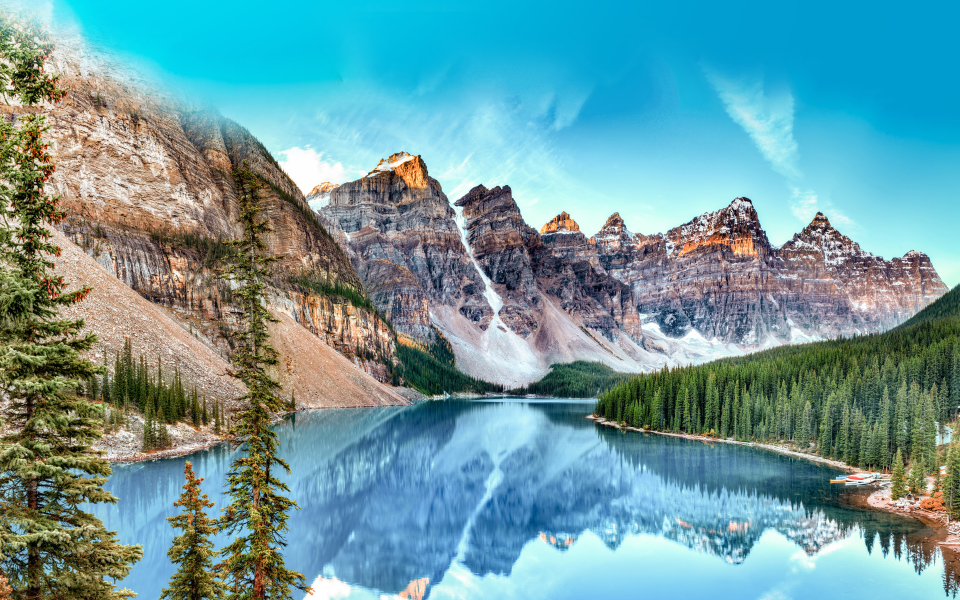
//> input picture Resources/GreenDetail.jpg, 2880 x 1800 px (shown at 1/3 size)
$ ./E7   (built with g++ and OpenCV 4)
//> lines starting //> are read from the running program, lines starting //| are printed output that depends on the picture; after the words box and inside, x2 and y2 are one past the last pixel; in counts of white or black regions, pixels touching at a corner belong together
#include <opencv2/opencv.hpp>
#include <stdio.h>
#include <iostream>


int main(int argc, char** argv){
    std::string path = "../Resources/GreenDetail.jpg";
    cv::Mat img, mod;

    if (argc >1){
        cv::Mat img = cv::imread(argv[1],-1);
}

    cv::namedWindow("img", cv::WINDOW_AUTOSIZE);
    cv::namedWindow("mod", cv::WINDOW_AUTOSIZE);
    if( img.empty()) {
        img = cv::imread(path, cv::IMREAD_ANYCOLOR);
//> img is the input picture: 1800 rows x 2880 cols, CV_8UC3; mean B, G, R 159.7, 154.4, 108.2
        if( img.empty()) {
            std::cout << "No image provided";
            return -1;
        }
    }
    // Format the image
    cv::Mat fImg = img.clone();
    cv::cvtColor(fImg,fImg,cv::COLOR_BGR2HSV);
//> fImg: 1800 rows x 2880 cols, CV_8UC3; mean H, S, V 75.6, 122, 176.6
    while(fImg.rows > 750 || fImg.cols > 1000){
        cv::pyrDown(fImg,fImg);
    }

    // Do image processing here

    cv::Mat blueMask, saturationMask;
    cv::Mat copy1 = fImg.clone(), copy2 = copy1.clone();

    cv::Mat splice[3];
    cv::split(copy1, splice);
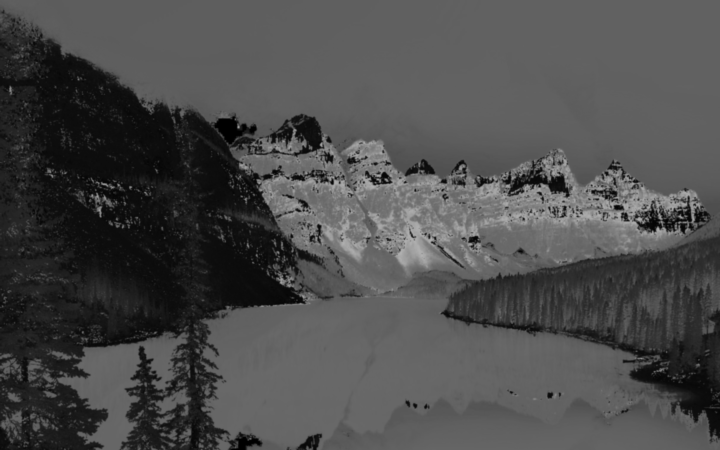
//> splice[0]: 450 rows x 720 cols, CV_8UC1; min 0, max 176, mean 75.6
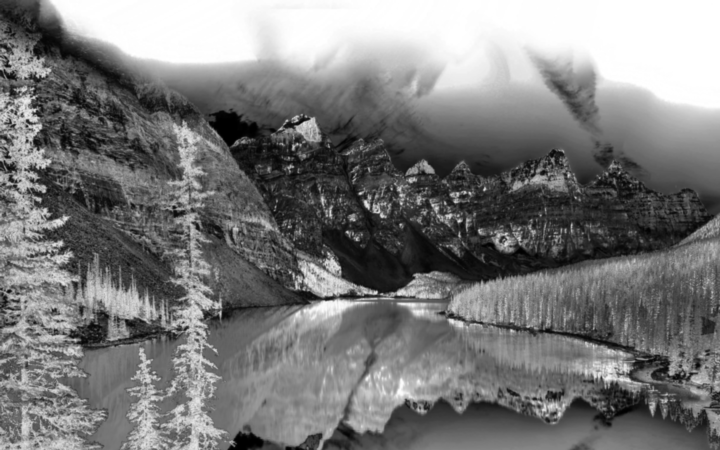
//> splice[1]: 450 rows x 720 cols, CV_8UC1; min 0, max 255, mean 122.1
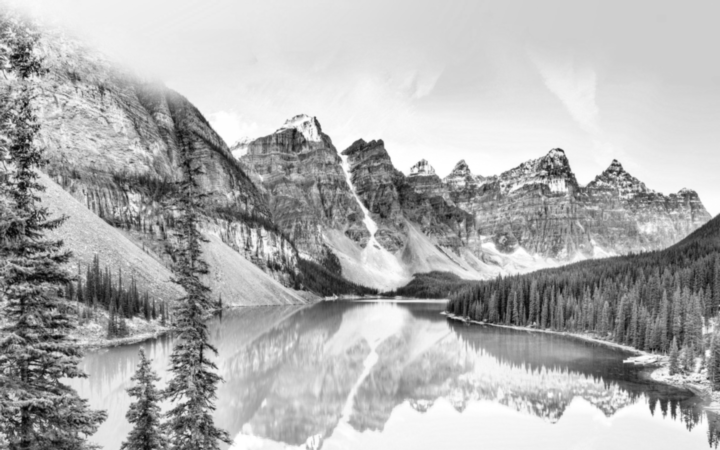
//> splice[2]: 450 rows x 720 cols, CV_8UC1; min 3, max 255, mean 176.6
    cv::Mat hue = splice[0];
    cv::Mat saturation = splice[1];
    cv::Mat vibrance = splice[2];


    // cv::threshold(hue, blueMask,300, 300, cv::THRESH_TOZERO_INV);
    // cv::threshold(blueMask, blueMask,241, 241, cv::THRESH_TOZERO);

    cv::compare(splice[0],135,blueMask,cv::CMP_GE); // blue is generally within the 180-270 range of color
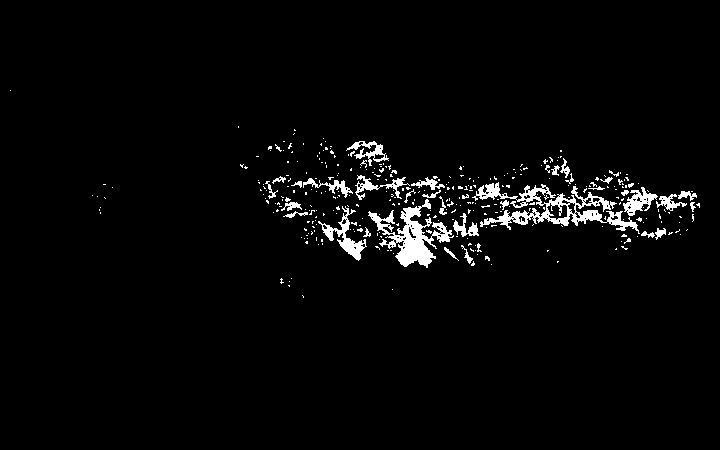
//> blueMask: 450 rows x 720 cols, CV_8UC1; 3% white; 341 white regions (304 under 20 px), largest, box (x1, y1, x2, y2) and area: (472, 182, 640, 234) 2446, (368, 199, 454, 268) 2030, (318, 206, 367, 261) 667
    cv::compare(hue,90,blueMask,cv::CMP_LE);
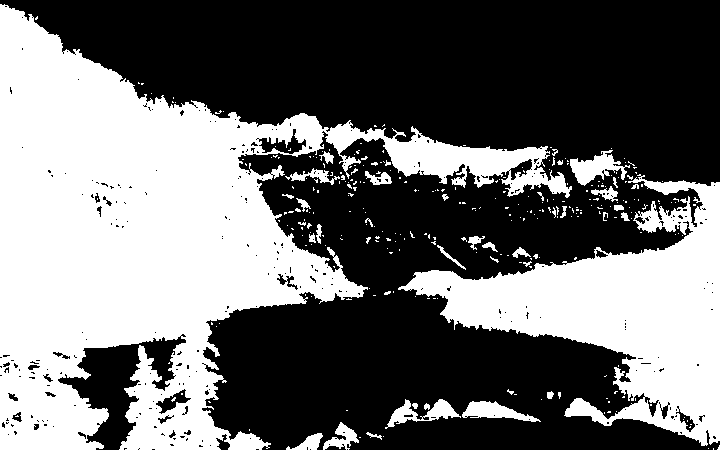
//> blueMask: 450 rows x 720 cols, CV_8UC1; 42.7% white; 303 white regions (265 under 20 px), largest, box (x1, y1, x2, y2) and area: (0, 4, 572, 450) 98114, (398, 174, 720, 446) 33937, (570, 150, 630, 186) 983
    cv::compare(blueMask,cv::Scalar(0,0,0), blueMask,cv::CMP_EQ); // Invert the mask, if an element isn't equal to zero, make it zero, and vice versa
    std::cout << "Showing the blue mask Inverted to get correct masking" << std::endl;
    cv::imshow("blueMask", blueMask);
    cv::waitKey(0);

    cv::compare(saturation,100,saturationMask,cv::CMP_GE);
//> saturationMask: 450 rows x 720 cols, CV_8UC1; 57.9% white; 662 black regions (561 under 20 px), largest, box (x1, y1, x2, y2) and area: (0, 0, 720, 379) 88207, (322, 265, 720, 450) 22244, (24, 161, 191, 324) 11495
    cv::bitwise_and(blueMask,saturationMask, blueMask,blueMask);
    std::cout << "Filtered the blue mask  using saturation" << std::endl;
    cv::imshow("blueMask", blueMask);
    cv::waitKey(0);

    cv::Mat inverseMask = blueMask.clone();
    cv::compare(blueMask,cv::Scalar(0,0,0), inverseMask,cv::CMP_EQ); // Invert the mask, if an element isn't equal to zero, make it zero, and vice versa
//> inverseMask: 450 rows x 720 cols, CV_8UC1; 61.6% white; 400 black regions (346 under 20 px), largest, box (x1, y1, x2, y2) and area: (38, 0, 720, 180) 75516, (202, 289, 632, 450) 35217, (404, 426, 691, 450) 4598
    cv::morphologyEx(blueMask,blueMask,cv::MORPH_CLOSE,cv::Mat(),cv::Point(-1,-1),2);
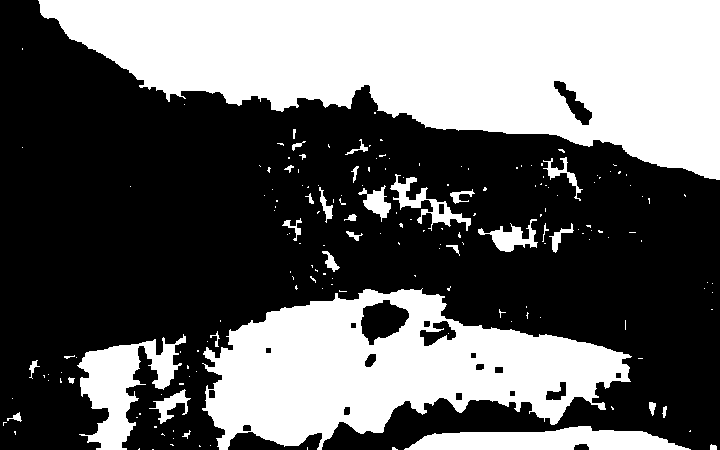
//> blueMask: 450 rows x 720 cols, CV_8UC1; 40.1% white; 180 white regions (146 under 20 px), largest, box (x1, y1, x2, y2) and area: (38, 0, 720, 180) 75916, (202, 288, 632, 450) 38419, (77, 334, 186, 450) 5366
    // cv::morphologyEx(blueMask,blueMask,cv::MORPH_OPEN,cv::Mat());
    // cv::morphologyEx(blueMask,blueMask,cv::MORPH_CLOSE,cv::Mat());
    std::cout << "Blue Mask: Morphological opening" << std::endl;
    cv::imshow("blueMask", blueMask);
    cv::waitKey(0);

    // cv::Mat expandedBlueMask;
    // cv::dilate(blueMask,expandedBlueMask,cv::Mat());
    cv::subtract(copy1,copy1,copy1,blueMask); // delete all the areas that are within the blueMask
//> copy1: 450 rows x 720 cols, CV_8UC3; mean H, S, V 36.2, 51.7, 93.8
    // cv::subtract(copy2,copy2,copy2,inverseMask); // delete all the areas outside the blueMask
    cv::boxFilter(copy2,copy2,-1,cv::Size(5,5)); // blurr the areas remaining in the copy2, which is the blueMask
//> copy2: 450 rows x 720 cols, CV_8UC3; mean H, S, V 75.6, 122.1, 176.6
    cv::add(copy2,copy1,copy1,blueMask); // Combine the undeleted regions in each image to reassemble the original but with blurring
//> copy1: 450 rows x 720 cols, CV_8UC3; mean H, S, V 75.5, 121.8, 176.7

    cv::cvtColor(copy1,copy1,cv::COLOR_HSV2BGR);
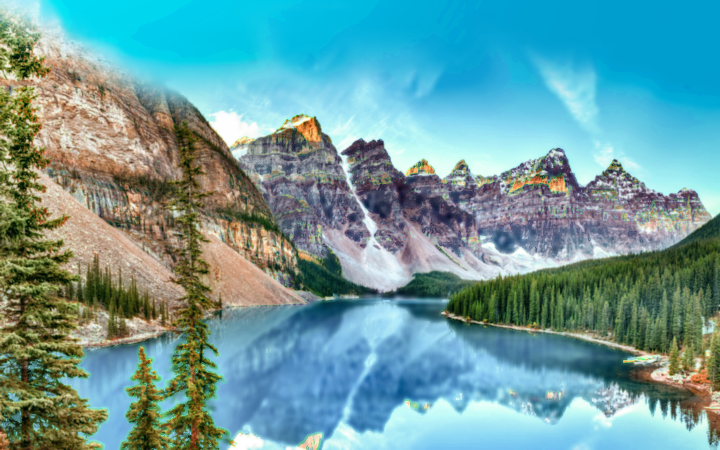
//> copy1: 450 rows x 720 cols, CV_8UC3; mean B, G, R 158.6, 155.7, 106.2
    cv::cvtColor(fImg,fImg,cv::COLOR_HSV2BGR);
//> fImg: 450 rows x 720 cols, CV_8UC3
    cv::namedWindow("blueMask", cv::WINDOW_AUTOSIZE);
    cv::imshow("blueMask", blueMask);
    cv::namedWindow("result", cv::WINDOW_AUTOSIZE);
    cv::imshow("result", copy1);

    cv::imshow("img",fImg);
    // cv::imshow("mod",mod);
    cv::waitKey(0);
    cv::destroyAllWindows();
    return 0;

}

$ run again, with Resources/Arm1.jpg copied over Resources/GreenDetail.jpg
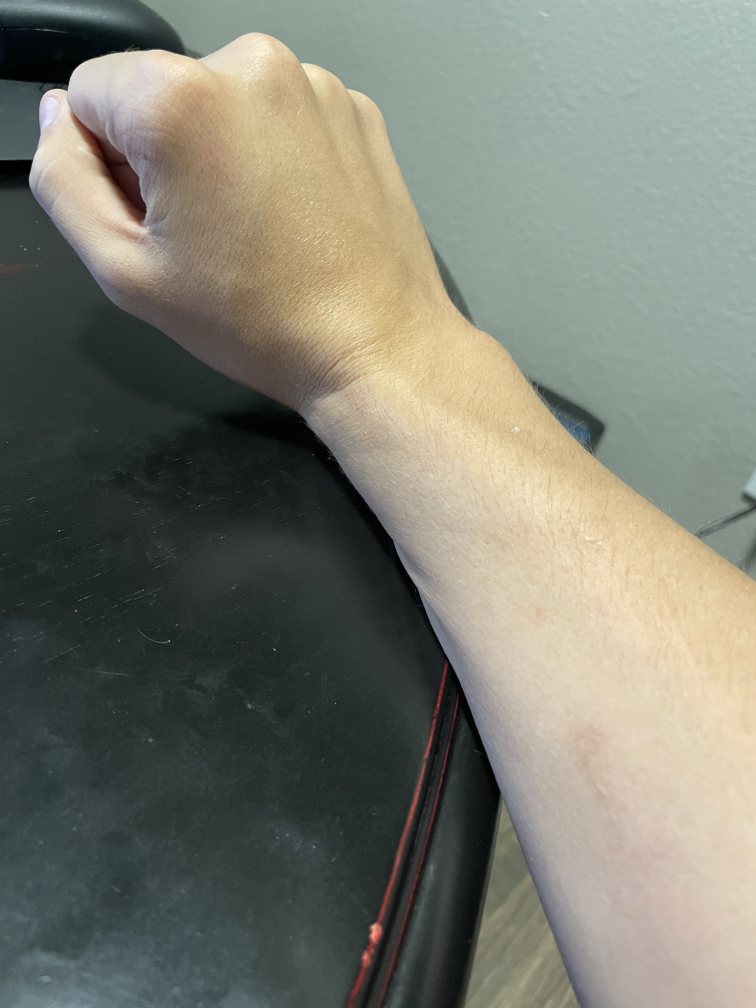
//> input picture Resources/Arm1.jpg, 3024 x 4032 px (shown at 1/4 size)
//> img is the input picture: 4032 rows x 3024 cols, CV_8UC3; mean B, G, R 113, 124.8, 123.3
//> `cv::compare(splice[0],135,blueMask,cv::CMP_GE);`:
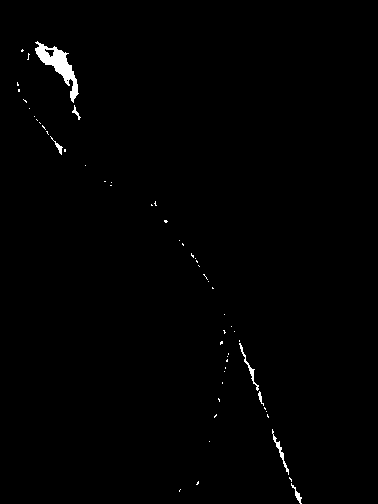
//> blueMask: 504 rows x 378 cols, CV_8UC1; 0.76% white; 56 white regions (49 under 20 px), largest, box (x1, y1, x2, y2) and area: (35, 41, 79, 103) 833, (272, 429, 289, 475) 122, (239, 343, 259, 391) 120
//> saturationMask: 504 rows x 378 cols, CV_8UC1; 2.1% white; 61 white regions (52 under 20 px), largest, box (x1, y1, x2, y2) and area: (0, 9, 75, 43) 1486, (109, 202, 250, 404) 1287, (37, 58, 73, 111) 519
//> inverseMask: 504 rows x 378 cols, CV_8UC1; 99.1% white; 44 black regions (40 under 20 px), largest, box (x1, y1, x2, y2) and area: (0, 9, 67, 43) 1299, (156, 218, 201, 281) 164, (202, 284, 235, 354) 138, (145, 207, 156, 216) 28
//> copy2: 504 rows x 378 cols, CV_8UC3; mean H, S, V 58.7, 47.2, 131.2
//> `cv::cvtColor(copy1,copy1,cv::COLOR_HSV2BGR);`:
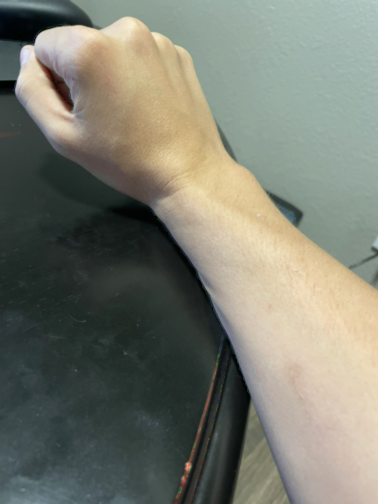
//> copy1: 504 rows x 378 cols, CV_8UC3; mean B, G, R 112.5, 124.6, 122.7

$ run again, with Resources/Arm2.jpg copied over Resources/GreenDetail.jpg
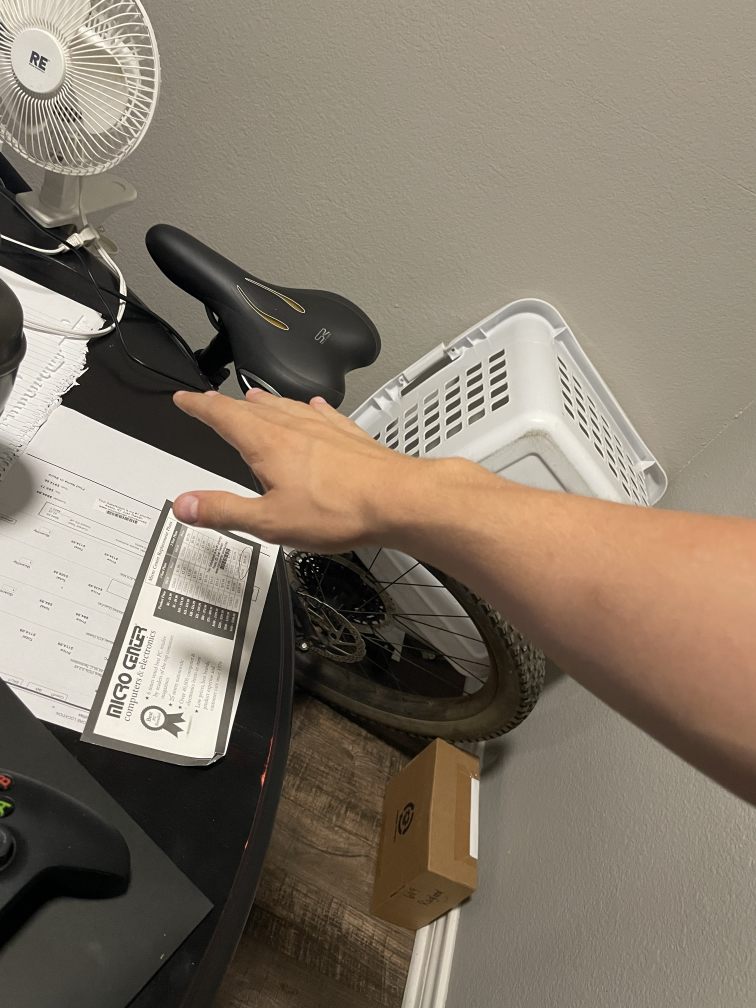
//> input picture Resources/Arm2.jpg, 3024 x 4032 px (shown at 1/4 size)
//> img is the input picture: 4032 rows x 3024 cols, CV_8UC3; mean B, G, R 106.8, 121.5, 132.7
//> `cv::compare(splice[0],135,blueMask,cv::CMP_GE);`:
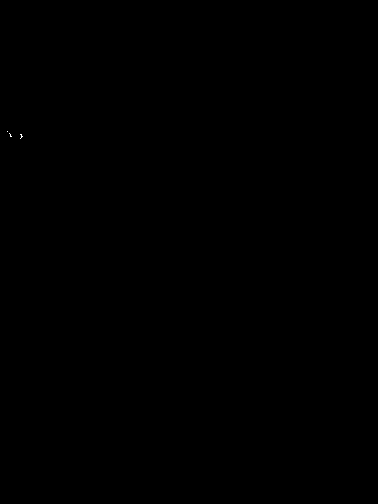
//> blueMask: 504 rows x 378 cols, CV_8UC1; 0.01% white in thin lines or dots, all inside (x1, y1, x2, y2) = (7, 131, 23, 139)
//> saturationMask: 504 rows x 378 cols, CV_8UC1; 20.4% white; 101 white regions (84 under 20 px), largest, box (x1, y1, x2, y2) and area: (87, 193, 378, 504) 36860, (3, 434, 61, 465) 628, (157, 314, 184, 340) 193
//> inverseMask: 504 rows x 378 cols, CV_8UC1; 100% white; black in thin lines or dots, all inside (x1, y1, x2, y2) = (0, 88, 102, 150)
//> copy2: 504 rows x 378 cols, CV_8UC3; mean H, S, V 20.2, 53.5, 132.7
//> `cv::cvtColor(copy1,copy1,cv::COLOR_HSV2BGR);`:
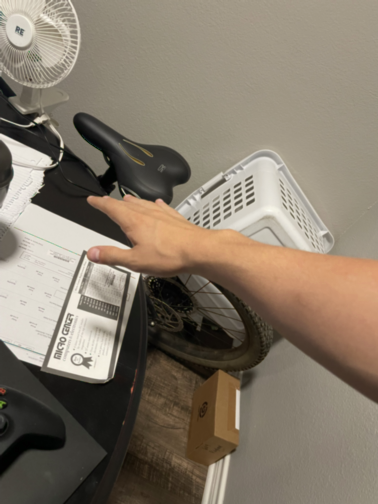
//> copy1: 504 rows x 378 cols, CV_8UC3; mean B, G, R 105.9, 121.2, 132.6

$ run again, with Resources/Arm3.jpg copied over Resources/GreenDetail.jpg
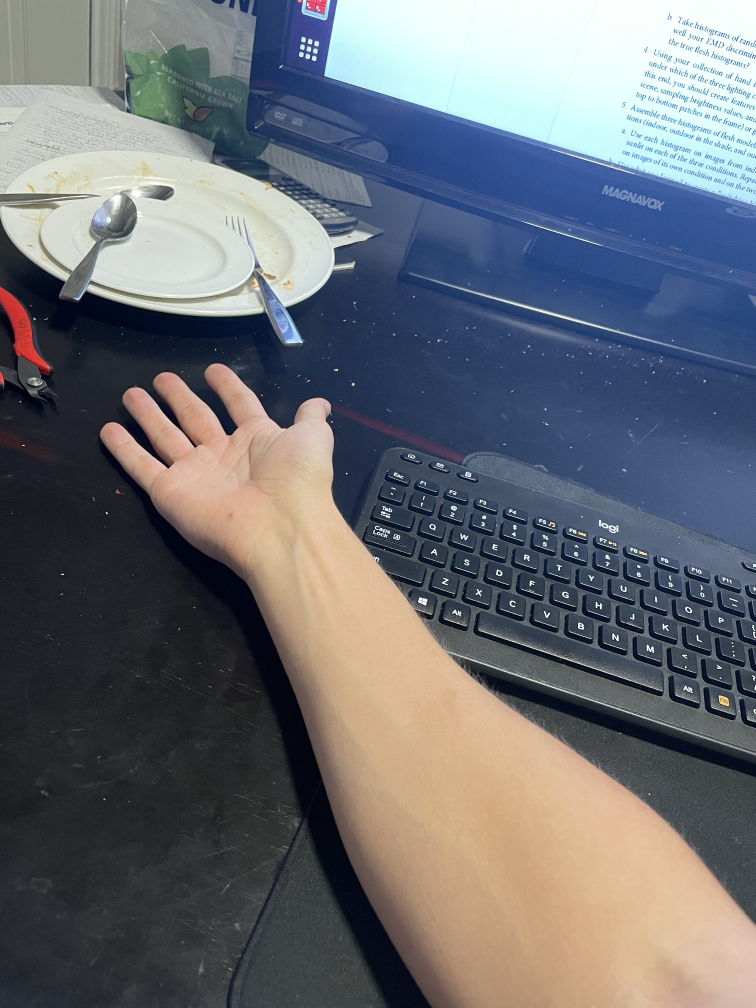
//> input picture Resources/Arm3.jpg, 3024 x 4032 px (shown at 1/4 size)
//> img is the input picture: 4032 rows x 3024 cols, CV_8UC3; mean B, G, R 115.1, 109.2, 106.5
//> saturationMask: 504 rows x 378 cols, CV_8UC1; 29.3% white; 143 white regions (72 under 20 px), largest, box (x1, y1, x2, y2) and area: (0, 0, 378, 277) 42855, (49, 220, 215, 504) 4193, (164, 206, 219, 263) 1053
//> inverseMask: 504 rows x 378 cols, CV_8UC1; 71.3% white; 136 black regions (65 under 20 px), largest, box (x1, y1, x2, y2) and area: (5, 0, 378, 277) 42313, (49, 220, 215, 504) 4151, (164, 206, 219, 263) 1053
//> copy2: 504 rows x 378 cols, CV_8UC3; mean H, S, V 82.5, 79, 129.2
//> `cv::cvtColor(copy1,copy1,cv::COLOR_HSV2BGR);`:
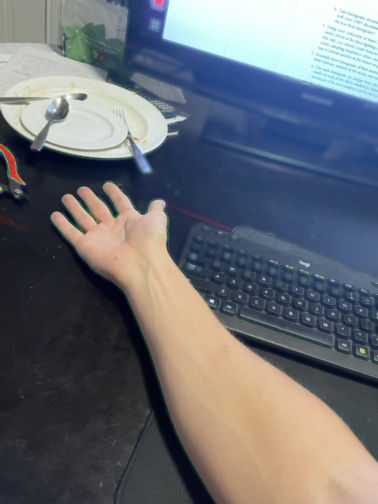
//> copy1: 504 rows x 378 cols, CV_8UC3; mean B, G, R 115.5, 109.4, 105.6
